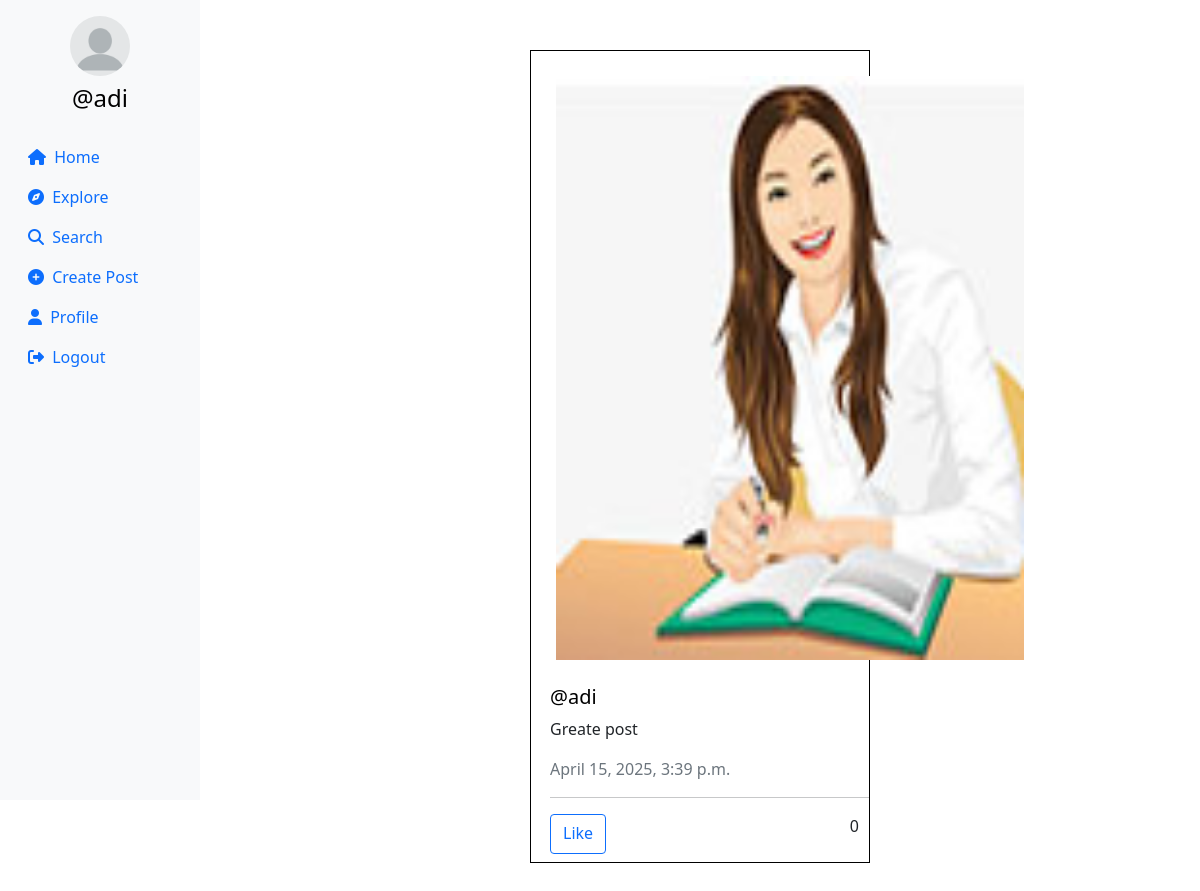
Screenshot of / (signed in) with the database file from the repository.
### userauth/models.py (models this page shows, shortened)
class Profile(models.Model):
    user = models.ForeignKey(User, on_delete=models.CASCADE)
    id_user = models.IntegerField(primary_key=True, default=0)
    bio = models.TextField(blank=True, default='')
    profileimg = models.ImageField(upload_to='profile_images', default='blank-profile-picture.png')
    location = models.CharField(max_length=100, blank=True, default='')

class Post(models.Model):
    id = models.UUIDField(primary_key=True, default=uuid.uuid4)
    user = models.CharField(max_length=100)
    image = models.ImageField(upload_to='post_images')
    caption = models.TextField()
    created_at = models.DateTimeField(default=datetime.now)
    no_of_likes = models.IntegerField(default=0)

### userauth/views.py (the view)
# urls.py: path('',views.home),
@login_required(login_url='/loginn')
def home(request):
    following_users = Followers.objects.filter(follower=request.user.username).values_list('user', flat=True)
    post = Post.objects.filter(Q(user=request.user.username) | Q(user__in=following_users)).order_by('-created_at')
    profile = Profile.objects.get(user=request.user)
    context = {
        'post': post,
        'profile': profile,
    }
    return render(request, 'main.html',context)

### templates/main.html (shortened to what this page needs)
{% load static %}
<!DOCTYPE html>
<html lang="en">
<head>
    <link rel="stylesheet" href="https://maxcdn.bootstrapcdn.com/bootstrap/4.5.2/css/bootstrap.min.css">
    <link href="https://cdn.jsdelivr.net/npm/bootstrap@5.0.2/dist/css/bootstrap.min.css" rel="stylesheet"
>
    <link rel="stylesheet" href="{% static 'css/app.css' %}">
</head>
<body>
<div class="container-fluid">
    <div class="row">
        <nav class="col-md-2 d-none d-md-block sidebar" style="position: fixed;">
            <div class="text-center mt-3">
                <img src="{{profile.profileimg.url}}" alt="Profile Picture" class="profile-pic">
                <h4 class="mt-2"><a href="/profile/{{user}}" style="text-decoration:none;">@{{user}}</a></h4>
            </div>
            <ul class="nav flex-column mt-4">
                <li class="nav-item">
                    <a class="nav-link active" href="/">
                        <i class="fa-solid fa-house mr-1"></i> Home
                    </a>
                </li>
                <li class="nav-item">
                    <a class="nav-link" href="/explore">
                        <i class="fa-solid fa-compass mr-1"></i> Explore
                    </a>
                </li>
                <li class="nav-item">
                    <a class="nav-link" href="#" data-bs-toggle="modal" data-bs-target="#exampleModal3">
                        <i class="fa-solid fa-magnifying-glass mr-1"></i> Search
                    </a>
                </li>
                <li class="nav-item">
                    <a class="nav-link" href="#" data-bs-toggle="modal" data-bs-target="#exampleModal"
                        data-bs-whatever="@getbootstrap">
                        <i class="fa-solid fa-circle-plus mr-1"></i> Create Post
                    </a>
                </li>
                <li class="nav-item">
                    <a class="nav-link" href="/profile/{{user}}">
                        <i class="fa-solid fa-user mr-1"></i> Profile
                    </a>
                </li>
                <li class="nav-item">
                    <a class="nav-link" href="/logoutt">
                        <i class="fa-solid fa-right-from-bracket mr-1"></i> Logout
                    </a>
                </li>
            </ul>
        </nav>
        <main role="main" class="col-md-9 ml-sm-auto col-lg-10 px-md-4">
            <div>{% for pos in post %}
                <div class="container" id="{{pos.id}}">
                    <div class="row">
                        <div class="col-md-6 mx-auto">
                            <div class="post-card"style="border: 1px solid black;margin: 50px;">
                                <img src="{{pos.image.url}}" alt="Post Image" class="post-image"
                                    style="height: 584px; width:468px; margin: 25px;">
                                <div class="post-content"style="margin-left: 19px;">
                                    <h5><a href="/profile/{{pos.user}}" style="text-decoration: none;">@{{pos.user}}</a></h5>
                                    <p>{{pos.caption}}</p>
                                    <p class="text-muted">{{pos.created_at}}</p>
                                    <hr>
                                    <div class="d-flex justify-content-between" style="margin-bottom: 8px; margin-right:10px;">
                                        <a href="/like-post/{{pos.id}}" class="btn btn-outline-primary">Like</a>
                                        {% if pos.no_of_likes == 0 %}
                                        <p>0</p>
                                        {% elif pos.no_of_likes == 1 %}
                                        <p>Liked by {{pos.no_of_likes}} person</p>
                                        {% else %}
                                        <p>Liked by {{pos.no_of_likes}} people</p>
                                        {% endif %}
                                    </div>
                                </div>
                            </div>
                        </div>
                    </div>
                </div>
                {% endfor %}
            </div>
        </main>
    </div>
</div>
</body>
</html>

### templates/main.html (style rules this page uses)
.sidebar { background-color: #f8f9fa; height: 100vh; color: black; }
.profile-pic { width: 60px; height: 60px; border-radius: 50%; object-fit: cover; }
a { color: black; }

### rows the page displays
Profile: profileimg (placeholder picture)
Post: image (picture), user "adi", caption "Greate post", created_at "April 15, 2025, 3:39 p.m.", no_of_likes "0"

### other values shown
{{ user }} "adi"
